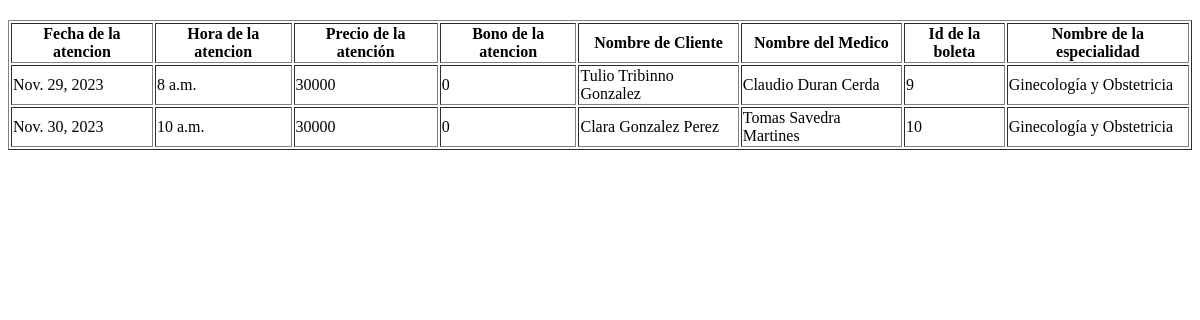
Before: /centroMedicoApp/appointments_details with the older database file.
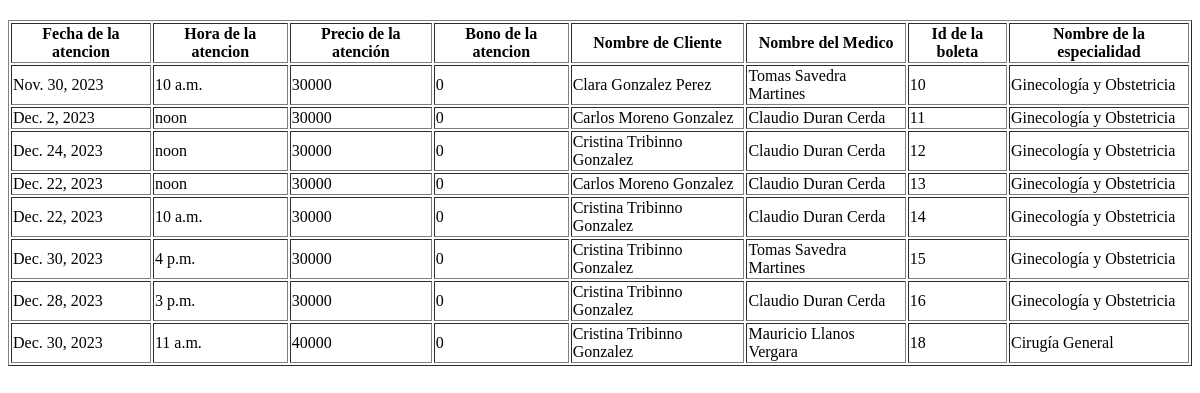
After: the same page with the newer database file.
### centroMedicoApp/models.py (models this page shows, shortened)
class Atencion(models.Model):
    id_ate = models.AutoField(primary_key=True)
    fecha_ate = models.DateField(default=timezone.now)
    hora_ate = models.TimeField(default=0)
    precio_ate = models.DecimalField(max_digits=20, decimal_places=0)
    bono_ate = models.CharField(max_length=20, default=0)
    rut_cli = models.ForeignKey(Paciente, on_delete=models.CASCADE)
    rut_med = models.ForeignKey(Medico, on_delete=models.CASCADE, related_name='atenciones')
    id_boleta = models.ForeignKey(Boleta, on_delete=models.CASCADE)
    id_esp = models.ForeignKey(Especialidad, on_delete=models.CASCADE)
    disponible_ate = models.BooleanField(default=True)
    class Meta:
        unique_together = [('id_ate', 'id_esp')]

class Paciente(models.Model):
    rut_cli = models.PositiveIntegerField(primary_key=True)
    dv_cli = models.CharField(max_length=1)
    pnom_cli = models.CharField(max_length=40)
    snom_cli = models.CharField(max_length=40, null=True, blank=True)
    apaterno_cli = models.CharField(max_length=40)
    amaterno_cli = models.CharField(max_length=40)
    email_cli = models.EmailField(null=True, blank=True)
    telefono_cli = models.PositiveIntegerField(null=True, blank=True)
    def __str__(self):
        return f"{self.pnom_cli} {self.apaterno_cli} {self.amaterno_cli}"

class Medico(models.Model):
    rut_med = models.PositiveIntegerField(primary_key=True)
    dv_med = models.CharField(max_length=1)
    pnombre_med = models.CharField(max_length=20)
    snombre_med = models.CharField(max_length=20, null=True, blank=True)
    apaterno_med = models.CharField(max_length=40)
    amaterno_med = models.CharField(max_length=20)
    fecnac_med = models.DateField()
    honorario_med = models.DecimalField(max_digits=20, decimal_places=0)
    email_med = models.EmailField()
    telefono_med = models.PositiveIntegerField()
    feccont_med = models.DateField()
    DIAS_CHOICES = [
        (0, 'Lunes'),
        (1, 'Martes'),
        (2, 'Miércoles'),
        (3, 'Jueves'),
        (4, 'Viernes'),
        (5, 'Sábado'),
        (6, 'Domingo')
    ]
    dias_laborales = models.ManyToManyField(DiasLaborables)
    hora_inicio_trabajo = models.TimeField(null=True)
    hora_fin_trabajo = models.TimeField(null=True)
    rut_sec = models.ForeignKey('Secretaria', on_delete=models.CASCADE)
    def __str__(self):
        return f"{self.pnombre_med} {self.apaterno_med} {self.amaterno_med}"

class Boleta(models.Model):
    id_boleta = models.PositiveIntegerField(primary_key=True)
    monto_boleta = models.DecimalField(max_digits=20, decimal_places=0)
    fecha_boleta = models.DateField()
    def __str__(self):
        return f"{self.id_boleta}"

class Especialidad(models.Model):
    id_esp = models.PositiveIntegerField(primary_key=True)
    nom_esp = models.CharField(max_length=40)
    monto_esp = models.DecimalField(max_digits=8, decimal_places=0, default=0)
    def __str__(self):
        return f"{self.nom_esp}"

### centroMedicoApp/views.py (the view)
# urls.py: path('appointments_details',views.appointment_details, name='appointments_details'),
def appointment_details(request):
    try:
        atenciones = Atencion.objects.all();
        context ={
            "atenciones": atenciones,
        }
        return render(request, "pages/appointments_details.html", context)
    except:
        Atencion.DoesNotExist
        return HttpResponse(f'No exiten atenciones')

### centroMedicoApp/templates/pages/appointments_details.html (shortened to what this page needs)
<!DOCTYPE html>
<html>
<head>
</head>
<body>
    <table border="1">
        <thead>
            <tr>
                <th>Fecha de la atencion</th>
                <th>Hora de la atencion</th>
                <th>Precio de la atención</th>
                <th>Bono de la atencion</th>
                <th>Nombre de Cliente</th>
                <th>Nombre del Medico</th>
                <th>Id de la boleta</th>
                <th>Nombre de la especialidad</th>
            </tr>
        </thead>
        <tbody>
            {% for atencion in atenciones %}
                <tr>
                    <td>{{ atencion.fecha_ate }}</td>
                    <td>{{ atencion.hora_ate }}</td>
                    <td>{{ atencion.precio_ate }}</td>
                    <td>{{ atencion.bono_ate }}</td>
                    <td>{{ atencion.rut_cli }}</td>
                    <td>{{ atencion.rut_med }}</td>
                    <td>{{ atencion.id_boleta }}</td>
                    <td>{{ atencion.id_esp }}</td>
                </tr>
            {% endfor %}
        </tbody>
    </table>
</body>
</html>

Changed rows visible on the page:
removed Atencion: fecha_ate "Nov. 29, 2023", hora_ate "8 a.m.", precio_ate "30000", bono_ate "0", rut_cli "Tulio Tribinno Gonzalez", rut_med "Claudio Duran Cerda", id_boleta "9", id_esp "Ginecología y Obstetricia"
added Atencion: fecha_ate "Dec. 2, 2023", hora_ate "noon", precio_ate "30000", bono_ate "0", rut_cli "Carlos Moreno Gonzalez", rut_med "Claudio Duran Cerda", id_boleta "11", id_esp "Ginecología y Obstetricia"
added Atencion: fecha_ate "Dec. 24, 2023", hora_ate "noon", precio_ate "30000", bono_ate "0", rut_cli "Cristina Tribinno Gonzalez", rut_med "Claudio Duran Cerda", id_boleta "12", id_esp "Ginecología y Obstetricia"
added Atencion: fecha_ate "Dec. 22, 2023", hora_ate "noon", precio_ate "30000", bono_ate "0", rut_cli "Carlos Moreno Gonzalez", rut_med "Claudio Duran Cerda", id_boleta "13", id_esp "Ginecología y Obstetricia"
added Atencion: fecha_ate "Dec. 22, 2023", hora_ate "10 a.m.", precio_ate "30000", bono_ate "0", rut_cli "Cristina Tribinno Gonzalez", rut_med "Claudio Duran Cerda", id_boleta "14", id_esp "Ginecología y Obstetricia"
added Atencion: fecha_ate "Dec. 30, 2023", hora_ate "4 p.m.", precio_ate "30000", bono_ate "0", rut_cli "Cristina Tribinno Gonzalez", rut_med "Tomas Savedra Martines", id_boleta "15", id_esp "Ginecología y Obstetricia"
added Atencion: fecha_ate "Dec. 28, 2023", hora_ate "3 p.m.", precio_ate "30000", bono_ate "0", rut_cli "Cristina Tribinno Gonzalez", rut_med "Claudio Duran Cerda", id_boleta "16", id_esp "Ginecología y Obstetricia"
added Atencion: fecha_ate "Dec. 30, 2023", hora_ate "11 a.m.", precio_ate "40000", bono_ate "0", rut_cli "Cristina Tribinno Gonzalez", rut_med "Mauricio Llanos Vergara", id_boleta "18", id_esp "Cirugía General"
